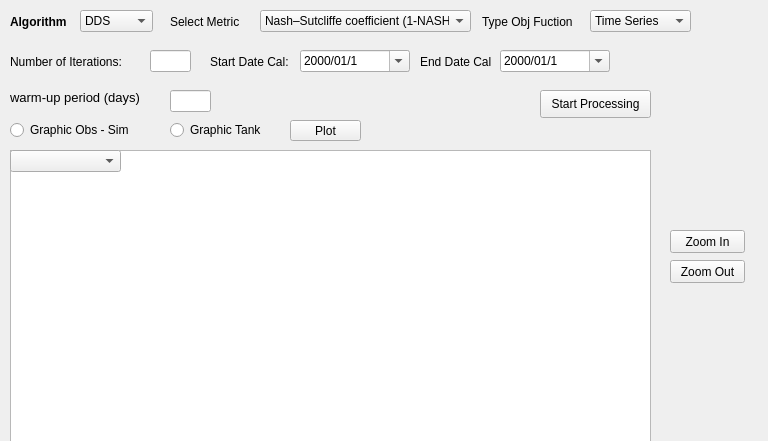
            <widget class="QWidget" name="Step2">
             <property name="geometry">
              <rect>
               <x>0</x>
               <y>0</y>
               <width>768</width>
               <height>441</height>
              </rect>
             </property>
             <attribute name="label">
              <string>Step 2 - Hydrological Calibration</string>
             </attribute>
             <widget class="QLabel" name="label_46">
              <property name="geometry">
               <rect>
                <x>10</x>
                <y>14</y>
                <width>61</width>
                <height>16</height>
               </rect>
              </property>
              <property name="text">
               <string>&lt;html&gt;&lt;head/&gt;&lt;body&gt;&lt;p&gt;&lt;span style=&quot; font-size:9pt; font-weight:600;&quot;&gt;Algorithm&lt;/span&gt;&lt;/p&gt;&lt;/body&gt;&lt;/html&gt;</string>
              </property>
             </widget>
             <widget class="QComboBox" name="Algorithm">
              <property name="geometry">
               <rect>
                <x>80</x>
                <y>10</y>
                <width>73</width>
                <height>22</height>
               </rect>
              </property>
              <item>
               <property name="text">
                <string>DDS</string>
               </property>
              </item>
              <item>
               <property name="text">
                <string>LHS</string>
               </property>
              </item>
              <item>
               <property name="text">
                <string>SCE</string>
               </property>
              </item>
             </widget>
             <widget class="QLabel" name="label_47">
              <property name="geometry">
               <rect>
                <x>170</x>
                <y>14</y>
                <width>101</width>
                <height>16</height>
               </rect>
              </property>
              <property name="text">
               <string>&lt;html&gt;&lt;head/&gt;&lt;body&gt;&lt;p&gt;&lt;span style=&quot; font-size:9pt;&quot;&gt;Select Metric&lt;/span&gt;&lt;/p&gt;&lt;/body&gt;&lt;/html&gt;</string>
              </property>
             </widget>
             <widget class="QComboBox" name="Metricas">
              <property name="geometry">
               <rect>
                <x>260</x>
                <y>10</y>
                <width>211</width>
                <height>22</height>
               </rect>
              </property>
              <item>
               <property name="text">
                <string>Nash–Sutcliffe coefficient (1-NASH)</string>
               </property>
              </item>
              <item>
               <property name="text">
                <string>Index of agreement</string>
               </property>
              </item>
              <item>
               <property name="text">
                <string>Normalized absolute error</string>
               </property>
              </item>
              <item>
               <property name="text">
                <string>Correlation Coefficient</string>
               </property>
              </item>
              <item>
               <property name="text">
                <string>Coefficient of Determination</string>
               </property>
              </item>
              <item>
               <property name="text">
                <string>Mean Squared Error</string>
               </property>
              </item>
              <item>
               <property name="text">
                <string>Root Mean Squared Error</string>
               </property>
              </item>
              <item>
               <property name="text">
                <string>Mean Absolute Error</string>
               </property>
              </item>
              <item>
               <property name="text">
                <string>Relative Root Mean Squared Error</string>
               </property>
              </item>
              <item>
               <property name="text">
                <string>Composite function (NASH - IA - EAN)</string>
               </property>
              </item>
             </widget>
             <widget class="QLabel" name="label_122">
              <property name="geometry">
               <rect>
                <x>10</x>
                <y>54</y>
                <width>181</width>
                <height>16</height>
               </rect>
              </property>
              <property name="text">
               <string>&lt;html&gt;&lt;head/&gt;&lt;body&gt;&lt;p&gt;&lt;span style=&quot; font-size:9pt;&quot;&gt;Number of Iterations:&lt;/span&gt;&lt;/p&gt;&lt;/body&gt;&lt;/html&gt;</string>
              </property>
             </widget>
             <widget class="QLineEdit" name="QNumIter">
              <property name="geometry">
               <rect>
                <x>150</x>
                <y>50</y>
                <width>41</width>
                <height>22</height>
               </rect>
              </property>
             </widget>
             <widget class="QGraphicsView" name="graphicsView_H">
              <property name="geometry">
               <rect>
                <x>10</x>
                <y>150</y>
                <width>641</width>
                <height>301</height>
               </rect>
              </property>
             </widget>
             <widget class="QPushButton" name="Run_process_Hydro_Cal">
              <property name="geometry">
               <rect>
                <x>540</x>
                <y>90</y>
                <width>111</width>
                <height>28</height>
               </rect>
              </property>
              <property name="text">
               <string>Start Processing</string>
              </property>
             </widget>
             <widget class="QRadioButton" name="Plot_sim_obs">
              <property name="geometry">
               <rect>
                <x>10</x>
                <y>120</y>
                <width>141</width>
                <height>20</height>
               </rect>
              </property>
              <property name="text">
               <string>Graphic Obs - Sim</string>
              </property>
             </widget>
             <widget class="QRadioButton" name="plot_tank">
              <property name="geometry">
               <rect>
                <x>170</x>
                <y>120</y>
                <width>111</width>
                <height>20</height>
               </rect>
              </property>
              <property name="text">
               <string>Graphic Tank</string>
              </property>
             </widget>
             <widget class="QPushButton" name="Plot_G">
              <property name="geometry">
               <rect>
                <x>290</x>
                <y>120</y>
                <width>71</width>
                <height>21</height>
               </rect>
              </property>
              <property name="text">
               <string>Plot</string>
              </property>
             </widget>
             <widget class="QComboBox" name="comboBox">
              <property name="geometry">
               <rect>
                <x>10</x>
                <y>150</y>
                <width>111</width>
                <height>22</height>
               </rect>
              </property>
             </widget>
             <widget class="QPushButton" name="zoom_in_button">
              <property name="geometry">
               <rect>
                <x>670</x>
                <y>230</y>
                <width>75</width>
                <height>23</height>
               </rect>
              </property>
              <property name="text">
               <string>Zoom In</string>
              </property>
             </widget>
             <widget class="QPushButton" name="zoom_out_button">
              <property name="geometry">
               <rect>
                <x>670</x>
                <y>260</y>
                <width>75</width>
                <height>23</height>
               </rect>
              </property>
              <property name="text">
               <string>Zoom Out</string>
              </property>
             </widget>
             <widget class="QLabel" name="label_50">
              <property name="geometry">
               <rect>
                <x>482</x>
                <y>14</y>
                <width>121</width>
                <height>16</height>
               </rect>
              </property>
              <property name="text">
               <string>&lt;html&gt;&lt;head/&gt;&lt;body&gt;&lt;p&gt;&lt;span style=&quot; font-size:9pt;&quot;&gt;Type Obj Fuction&lt;/span&gt;&lt;/p&gt;&lt;/body&gt;&lt;/html&gt;</string>
              </property>
             </widget>
             <widget class="QComboBox" name="Tipo_Funcion">
              <property name="geometry">
               <rect>
                <x>590</x>
                <y>10</y>
                <width>101</width>
                <height>22</height>
               </rect>
              </property>
              <item>
               <property name="text">
                <string>Time Series</string>
               </property>
              </item>
              <item>
               <property name="text">
                <string>t-Student</string>
               </property>
              </item>
             </widget>
             <widget class="QDateEdit" name="start_date">
              <property name="geometry">
               <rect>
                <x>300</x>
                <y>50</y>
                <width>110</width>
                <height>22</height>
               </rect>
              </property>
              <property name="currentSection">
               <enum>QDateTimeEdit::YearSection</enum>
              </property>
              <property name="displayFormat">
               <string>yyyy/MM/d</string>
              </property>
              <property name="calendarPopup">
               <bool>true</bool>
              </property>
              <property name="timeSpec">
               <enum>Qt::LocalTime</enum>
              </property>
             </widget>
             <widget class="QLabel" name="label_17">
              <property name="geometry">
               <rect>
                <x>210</x>
                <y>54</y>
                <width>141</width>
                <height>16</height>
               </rect>
              </property>
              <property name="text">
               <string>&lt;html&gt;&lt;head/&gt;&lt;body&gt;&lt;p&gt;Start Date Cal:&lt;/p&gt;&lt;/body&gt;&lt;/html&gt;</string>
              </property>
             </widget>
             <widget class="QDateEdit" name="end_date">
              <property name="geometry">
               <rect>
                <x>500</x>
                <y>50</y>
                <width>110</width>
                <height>22</height>
               </rect>
              </property>
              <property name="currentSection">
               <enum>QDateTimeEdit::YearSection</enum>
              </property>
              <property name="displayFormat">
               <string>yyyy/MM/d</string>
              </property>
              <property name="calendarPopup">
               <bool>true</bool>
              </property>
              <property name="timeSpec">
               <enum>Qt::LocalTime</enum>
              </property>
             </widget>
             <widget class="QLabel" name="label_18">
              <property name="geometry">
               <rect>
                <x>420</x>
                <y>54</y>
                <width>131</width>
                <height>16</height>
               </rect>
              </property>
              <property name="text">
               <string>&lt;html&gt;&lt;head/&gt;&lt;body&gt;&lt;p&gt;End Date Cal&lt;/p&gt;&lt;/body&gt;&lt;/html&gt;</string>
              </property>
             </widget>
             <widget class="QPushButton" name="Next_Step_3">
              <property name="geometry">
               <rect>
                <x>630</x>
                <y>480</y>
                <width>101</width>
                <height>21</height>
               </rect>
              </property>
              <property name="text">
               <string>Next</string>
              </property>
             </widget>
             <widget class="QLabel" name="label_123">
              <property name="geometry">
               <rect>
                <x>10</x>
                <y>470</y>
                <width>181</width>
                <height>16</height>
               </rect>
              </property>
              <property name="text">
               <string>&lt;html&gt;&lt;head/&gt;&lt;body&gt;&lt;p&gt;&lt;span style=&quot; font-size:9pt;&quot;&gt;Peformace Metrics:&lt;/span&gt;&lt;/p&gt;&lt;/body&gt;&lt;/html&gt;</string>
              </property>
             </widget>
             <widget class="QPlainTextEdit" name="Peformance_H">
              <property name="geometry">
               <rect>
                <x>130</x>
                <y>462</y>
                <width>191</width>
                <height>31</height>
               </rect>
              </property>
             </widget>
             <widget class="QLabel" name="label_129">
              <property name="geometry">
               <rect>
                <x>10</x>
                <y>90</y>
                <width>181</width>
                <height>16</height>
               </rect>
              </property>
              <property name="text">
               <string>&lt;html&gt;&lt;head/&gt;&lt;body&gt;&lt;p&gt;&lt;span style=&quot; font-size:10pt;&quot;&gt;warm-up period (days)&lt;/span&gt;&lt;/p&gt;&lt;/body&gt;&lt;/html&gt;</string>
              </property>
             </widget>
             <widget class="QLineEdit" name="Training_Period">
              <property name="geometry">
               <rect>
                <x>170</x>
                <y>90</y>
                <width>41</width>
                <height>22</height>
               </rect>
              </property>
             </widget>
            </widget>
